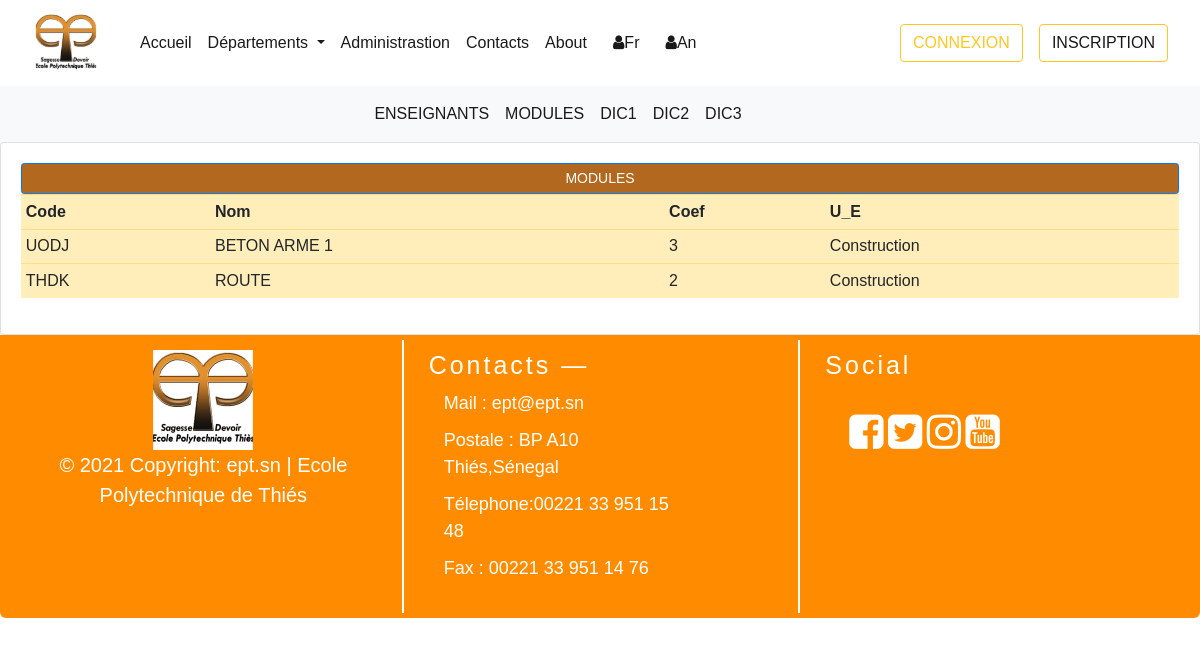
Page /fr/departement/Middle_bar/module_civil on the committed database.
### departements/models.py (models this page shows, shortened)
class MatiereModel(models.Model):
    CATEGORY = (
            ('GIT', 'GIT'),
            ('GEM', 'GEM'),
            ('AERO', 'AERO'),
            ('GC', 'GC'),
            ('TC', 'TC')
        )
    code_matiere = models.CharField(max_length=300,unique=True)
    nom_matiere = models.CharField(max_length=300)
    coefficient = models.IntegerField(null=True)
    credit_matiere = models.IntegerField(null= True)
    quota_horaire = models.IntegerField(null= True)
    description_matiere = models.TextField(null= True)
    unite_enseignement = models.ForeignKey(UniteEnseignementModel, on_delete=models.CASCADE)
    classe = models.CharField(max_length = 200, null = True, choices = CATEGORY)
    class Meta :
        verbose_name = "Matiere"

class UniteEnseignementModel(models.Model):
    code_ue = models.CharField(max_length=300,unique=True, null=True)
    nom_ue = models.CharField(max_length=300, null=True)
    id_classe = models.ForeignKey(ClasseModel, on_delete= models.CASCADE)
    def __str__(self) -> str:
        return self.nom_ue
    class Meta :
        verbose_name = "Unité d'Enseignement"
        verbose_name_plural = "Unités d'Enseignement"

### departements/views.py (the view)
# urls.py: path("departement/Middle_bar/module_civil", module_civil, name="module_civil"),
def module_civil(request):
    modules = MatiereModel.objects.filter(classe = "GC")
    context = {"modules" : modules}
    return render(request, "departements/Middle_bar/module_civil.html", context)

### templates/departements/Middle_bar/module_civil.html
{% extends "home/base.html" %}
{% block content %}
{% include 'departements/dept_civil/menu_nav_dep_civil.html' %}
    {% include 'departements/Middle_bar/base_module.html' %}
{% endblock %}

### templates/departements/Middle_bar/base_module.html (shortened to what this page needs)
<div class="container">
    <div class="row">
        <div class="col-md-12">
            <div class="card card-body">
                <span class="btn btn-primary btn-sm btn-block" style="background-color:#b2681e;">MODULES </span>
                <table class="table table-sm table-warning">
                    <tr>
                        <th>Code</th>
                        <th>Nom</th>
                        <th>Coef</th>
                        <th>U_E</th>
                    </tr>
                    {% for module in modules %}
                        <tr>
                            <td>{{ module.code_matiere }}</td>
                            <td>{{ module.nom_matiere |upper }}</td>
                            <td>{{ module.coefficient }}</td>
                            <td>{{ module.unite_enseignement }}</td>
                        </tr>
                    {% endfor %}
                </table>
            </div>
        </div>
    </div>

### templates/home/connexion.html (style rules this page uses)
body { font-family: Arial, Helvetica, sans-serif; }

### rows in the picture
MatiereModel: code_matiere "UODJ", nom_matiere "BETON ARME 1", coefficient "3", unite_enseignement "Construction"
MatiereModel: code_matiere "THDK", nom_matiere "ROUTE", coefficient "2", unite_enseignement "Construction"
